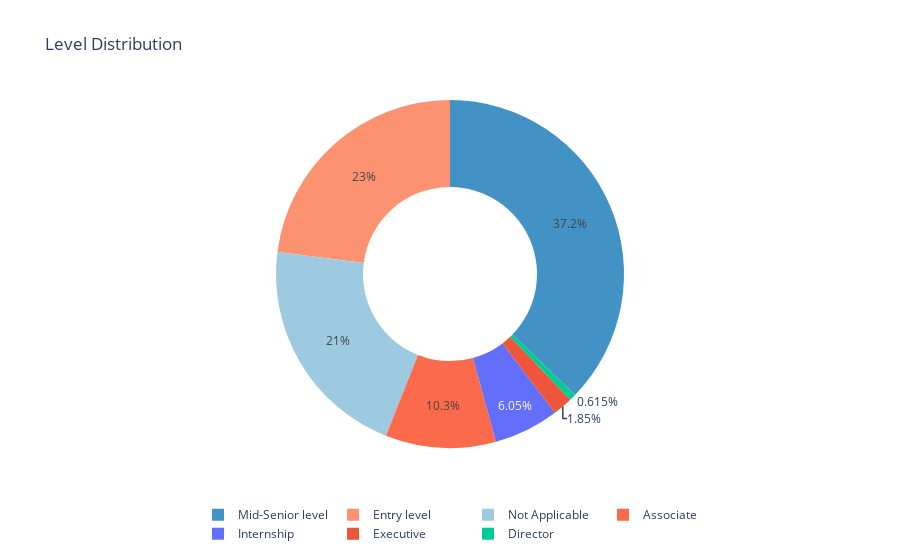

Source (notebook cell):
### Markdown cell above
As you can see, in addition to Python, data analytics and machine learning, skills such as security and business are in high demand for data science positions. 

Please note that this takeaway is for the Linkedin jobs that were found in Montreal on the 25th of November.

### Code cell
# 2. Level distribution

level_counts = jobs_df.groupby('level').count()['url'].sort_values(ascending=False)

blue = cl.flipper()['seq']['9']['Blues']
red = cl.flipper()['seq']['9']['Reds']
colors = [blue[5], red[3], blue[3], red[4]]
fig = go.Figure(data=[go.Pie(labels=list(level_counts.index),
                             values=level_counts,hole=0.5,
                             marker={"colors": colors},
                             sort=False,)],
                layout={'title': 'Level Distribution',
                        'showlegend': True,
                        'hoverlabel': dict(bgcolor="#444", font_size=13, font_family="Lato, sans-serif"),
                        'legend': {'orientation': 'h', 'xanchor': "center", 'x': 0.5, 'y': -0.15}
                      }                    
               )
fig.show()

### Figure 1 — Plotly figure (JSON) as saved in the notebook; plotly's stock layout.template omitted (floating-point values rounded to 4 significant figures)
{"data": [{"hole": 0.5, "labels": ["Mid-Senior level", "Entry level", "Not Applicable", "Associate", "Internship", "Executive", "Director"], "marker": {"colors": ["rgb(66,146,198)", "rgb(252,146,114)", "rgb(158,202,225)", "rgb(251,106,74)"]}, "sort": false, "type": "pie", "values": [363, 224, 205, 100, 59, 18, 6]}], "layout": {"hoverlabel": {"bgcolor": "#444", "font": {"family": "Lato, sans-serif", "size": 13}}, "legend": {"orientation": "h", "x": 0.5, "xanchor": "center", "y": -0.15}, "showlegend": true, "title": {"text": "Level Distribution"}}}
